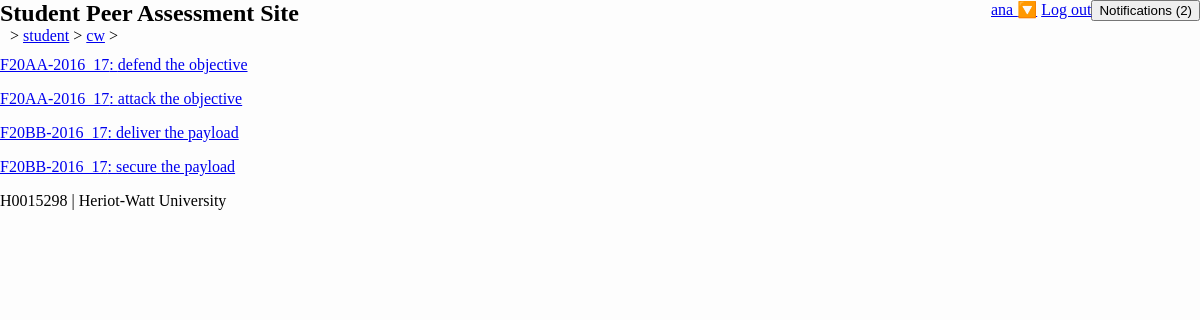
Before: /student/cw/ (signed in) with the older database file.
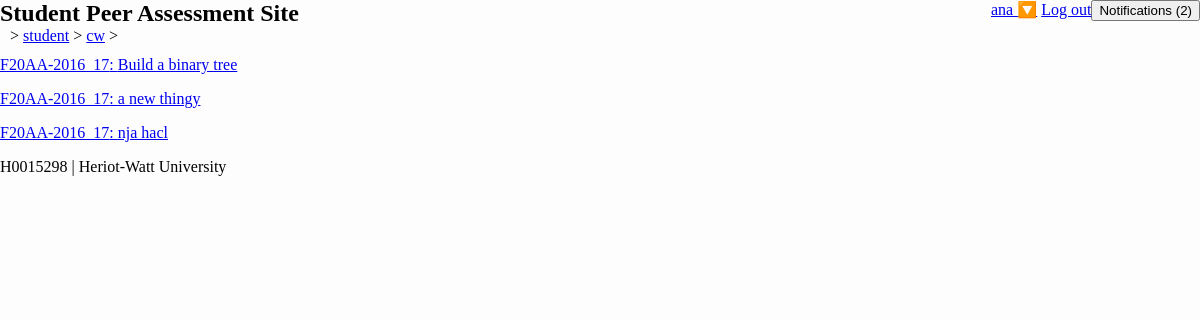
After: the same page with the newer database file.
### student/models.py (models this page shows)
class Course(m.Model):
    name = m.CharField(max_length=128)
    code = m.SlugField(max_length=32, unique=True)

class Coursework(m.Model):
    name = m.CharField(max_length=128)
    descriptor = m.URLField()
    course = m.ForeignKey(Course, m.CASCADE)
    state = m.CharField(max_length=1,
                        choices=CourseworkState.POSSIBLE_STATES,
                        default=CourseworkState.INVISIBLE)
    def is_visible(self):
        return self.state != CourseworkState.INVISIBLE

### student/views.py (the view)
# urls.py: url('cw/(?P<cw>[0-9a-zA-Z\-_]*)', views.detail_coursework, name='cw'),
@login_required()
def detail_coursework(request, cw=None):
    if cw is None or cw == "":
        available = retrieve_coursework(request)
        return render(request, 'student/choose_coursework.html', {'courseworks': available})
    return single_coursework(request, cw)

### student/permission.py (called while the page is built)
def can_view_coursework(user, coursework):
    is_enrolled = m.EnrolledUser.objects.filter(login=user).filter(course=coursework.course)
    if is_enrolled.count() != 1:
        return False
    return True if is_teacher(user) else coursework.is_visible()

def is_teacher(user):
    teacher_group = Group.objects.get(name="teacher")
    return teacher_group in user.groups.all()

### student/views.py (called while the page is built)
def retrieve_coursework(request):
    logged_in_user = request.user
    enrolled_courses = m.EnrolledUser.objects.filter(login=logged_in_user).values('course')
    courses_for_user = m.Course.objects.filter(id__in=enrolled_courses)
    all_courseworks_for_user = m.Coursework.objects.filter(course__in=courses_for_user)
    visible_courseworks = []
    for item in all_courseworks_for_user:
        if p.can_view_coursework(logged_in_user, item):
            visible_courseworks.append((item.id, item.state, item.course.code, item.name))
    return visible_courseworks

### templates/student/choose_coursework.html (shortened to what this page needs)
{% extends "student/base.html" %}
{% block content %}
    {% if courseworks %}
        {% for id, state, course, title in courseworks %}
            <p><a href="/student/cw/{{ id }}" class="coursework coursework_{{ state }}"
            >{{ course }}:
                {{ title }}</a></p>
        {% endfor %}
    {% else %}
        <div>No courseworks available right now</div>
    {% endif %}
{% endblock %}

Changed rows visible on the page:
no longer on this page (row edited): Course: courseworks "F20BB-2016_17" "F20BB-2016_17"
removed Coursework: courseworks "deliver the payload"
removed Coursework: courseworks "secure the payload"
now on this page (row edited): Coursework: courseworks "a new thingy"
Other visible differences:
new list line: "F20AA-2016_17"
new list line: "Build a binary tree"
new list line: "nja hacl"
list line gone: "F20AA-2016_17"
list line gone: "defend the objective"
list line gone: "attack the objective"
